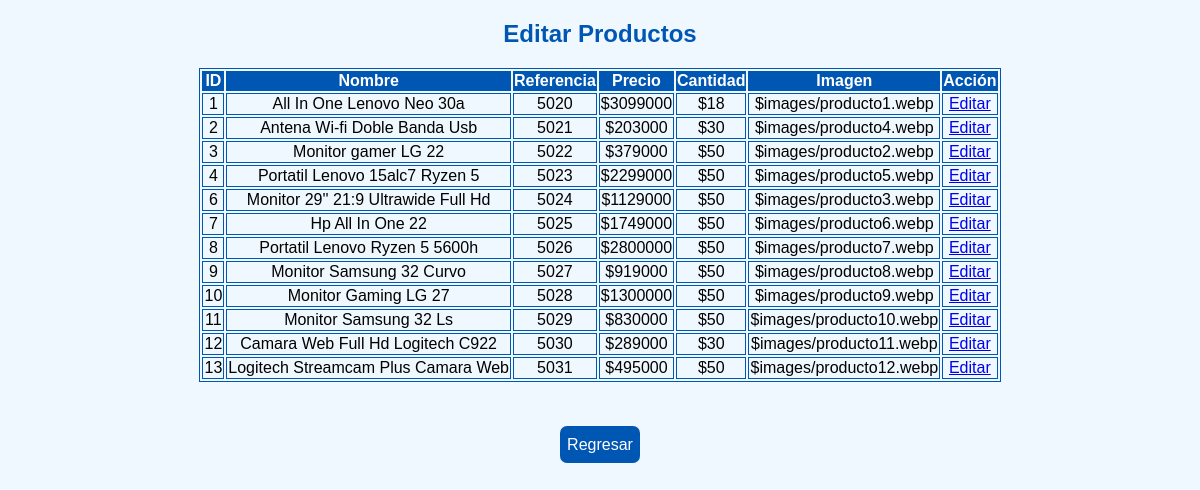
The page /editar_productos.php on the database its author committed.
### tables this page shows
CREATE TABLE `producto` (
  `id_producto` int(5) NOT NULL,
  `nombre_producto` varchar(40) NOT NULL,
  `precio` varchar(9) NOT NULL,
  `referencia` varchar(10) NOT NULL,
  `cantidad_producto` int(3) NOT NULL,
  `imagen` varchar(60) NOT NULL
);

### editar_productos.php (the view, shortened to what this page needs)
<?php
$servername = "localhost";
$username = "root";
$password = "";
$database = "proyectox";
$conn = new mysqli($servername, $username, $password, $database);
$sql = "SELECT * FROM producto";
$result = $conn->query($sql);
?>
<!DOCTYPE html>
<html lang="es">
<head>
    <link rel="stylesheet" href="styleAdmin.css">
</head>
<body>
    <h2 style="text-align: center; color: #0056b3;">Editar Productos</h2>
    <table style="margin: auto;text-align: center; border: 1px solid #0056b3; border-right: 1px solid #0056b3">
        <tr style="background-color: #0056b3; color:#ffffff; border: 1px solid #0056b3;">
            <th>ID</th>
            <th>Nombre</th>
            <th>Referencia</th>
            <th>Precio</th>
            <th>Cantidad</th>
            <th>Imagen</th>
            <th>Acción</th>
        </tr>
        <?php
        if ($result->num_rows > 0) {
            while($row = $result->fetch_assoc()) {
                echo "<tr>";
                echo "<td style='border: 1px solid #0056b3;'>" . $row["id_producto"] . "</td>";
                echo "<td style='border: 1px solid #0056b3;'>" . $row["nombre_producto"] . "</td>";
                echo "<td style='border: 1px solid #0056b3;'>" . $row["referencia"] . "</td>";
                echo "<td style='border: 1px solid #0056b3;'>$" . $row["precio"] . "</td>";
                echo "<td style='border: 1px solid #0056b3;'>$" . $row["cantidad_producto"] . "</td>";
                echo "<td style='border: 1px solid #0056b3;'>$" . $row["imagen"] . "</td>";
                echo "<td style='border: 1px solid #0056b3;'><a href='editar_producto.php?id=" . $row["id_producto"] . "'>Editar</a></td>";
                echo "</tr>";
            }
        } else {
            echo "<tr><td colspan='5'>No se encontraron productos.</td></tr>";
        }
        ?>
    </table>
    <br><br><br>
<center><a href="admin.php" style="margin-top: 120px; text-align: center; background-color: #0056b3; color:#fff; padding: 10px 7px; text-decoration: none; border-radius: 7px;">Regresar</a></center>
</body>
</html>

### styleAdmin.css (style rules this page uses)
body { margin: 0; padding: 0; font-family: Arial, sans-serif; background-color: aliceblue; background-image: url('images/backgImg.jpg'); background-size: cover; background-repeat: no-repeat; }
h2 { color:#0056b3; }
table tr td { border: 1px solid red; }

### rows shown on the page
producto: id_producto "1", nombre_producto "All In One Lenovo Neo 30a", referencia "5020", precio "3099000", cantidad_producto "18", imagen "images/producto1.webp"
producto: id_producto "2", nombre_producto "Antena Wi-fi Doble Banda Usb", referencia "5021", precio "203000", cantidad_producto "30", imagen "images/producto4.webp"
producto: id_producto "3", nombre_producto "Monitor gamer LG 22", referencia "5022", precio "379000", cantidad_producto "50", imagen "images/producto2.webp"
producto: id_producto "4", nombre_producto "Portatil Lenovo 15alc7 Ryzen 5", referencia "5023", precio "2299000", cantidad_producto "50", imagen "images/producto5.webp"
producto: id_producto "6", nombre_producto "Monitor 29'' 21:9 Ultrawide Full Hd", referencia "5024", precio "1129000", cantidad_producto "50", imagen "images/producto3.webp"
producto: id_producto "7", nombre_producto "Hp All In One 22", referencia "5025", precio "1749000", cantidad_producto "50", imagen "images/producto6.webp"
producto: id_producto "8", nombre_producto "Portatil Lenovo Ryzen 5 5600h", referencia "5026", precio "2800000", cantidad_producto "50", imagen "images/producto7.webp"
producto: id_producto "9", nombre_producto "Monitor Samsung 32 Curvo", referencia "5027", precio "919000", cantidad_producto "50", imagen "images/producto8.webp"
producto: id_producto "10", nombre_producto "Monitor Gaming LG 27", referencia "5028", precio "1300000", cantidad_producto "50", imagen "images/producto9.webp"
producto: id_producto "11", nombre_producto "Monitor Samsung 32 Ls", referencia "5029", precio "830000", cantidad_producto "50", imagen "images/producto10.webp"
producto: id_producto "12", nombre_producto "Camara Web Full Hd Logitech C922", referencia "5030", precio "289000", cantidad_producto "30", imagen "images/producto11.webp"
producto: id_producto "13", nombre_producto "Logitech Streamcam Plus Camara Web", referencia "5031", precio "495000", cantidad_producto "50", imagen "images/producto12.webp"
